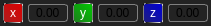
<?xml version="1.0" encoding="UTF-8"?>
<ui version="4.0">
 <class>Vector3Edit</class>
 <widget class="QWidget" name="Vector3Edit">
  <property name="geometry">
   <rect>
    <x>0</x>
    <y>0</y>
    <width>211</width>
    <height>26</height>
   </rect>
  </property>
  <property name="windowTitle">
   <string>Form</string>
  </property>
  <property name="styleSheet">
   <string notr="true">background-color: rgb(35, 35, 35);</string>
  </property>
  <layout class="QHBoxLayout" name="horizontalLayout">
   <property name="spacing">
    <number>5</number>
   </property>
   <property name="leftMargin">
    <number>3</number>
   </property>
   <property name="topMargin">
    <number>3</number>
   </property>
   <property name="rightMargin">
    <number>3</number>
   </property>
   <property name="bottomMargin">
    <number>3</number>
   </property>
   <item>
    <widget class="QLabel" name="x_label">
     <property name="sizePolicy">
      <sizepolicy hsizetype="Fixed" vsizetype="Fixed">
       <horstretch>0</horstretch>
       <verstretch>0</verstretch>
      </sizepolicy>
     </property>
     <property name="minimumSize">
      <size>
       <width>20</width>
       <height>20</height>
      </size>
     </property>
     <property name="maximumSize">
      <size>
       <width>20</width>
       <height>20</height>
      </size>
     </property>
     <property name="styleSheet">
      <string notr="true">QLabel{
	font: 700 8pt &quot;Microsoft YaHei UI&quot;;
	color:white;
	background-color: qlineargradient(spread:pad, x1:0, y1:1, x2:1, y2:0, stop:0 rgba(175, 30, 30, 255), stop:1 rgba(220, 0, 0, 255));
	border:1px solid;
	border-radius: 2px;
	border-color: qlineargradient(spread:pad, x1:0, y1:0, x2:1, y2:0, stop:0 rgba(0, 0, 0, 255), stop:1 rgba(255, 255, 255, 255));
	padding: -3 -2px;
}</string>
     </property>
     <property name="text">
      <string>x</string>
     </property>
     <property name="alignment">
      <set>Qt::AlignHCenter|Qt::AlignTop</set>
     </property>
    </widget>
   </item>
   <item>
    <widget class="DragEdit" name="x">
     <property name="sizePolicy">
      <sizepolicy hsizetype="Ignored" vsizetype="Fixed">
       <horstretch>0</horstretch>
       <verstretch>0</verstretch>
      </sizepolicy>
     </property>
     <property name="styleSheet">
      <string notr="true">QLineEdit{
font:  9pt &quot;Cascadia Code&quot;;
color: black;
background: qlineargradient(x1: 0, y1: 0, x2: 0, y2: 1,
                                 stop: 0 #E1E1E1, stop: 0.4 #DDDDDD,
                                 stop: 0.5 #D8D8D8, stop: 1.0 #D3D3D3);
border: 1px solid gray;
border-radius: 3px;
}</string>
     </property>
     <property name="text">
      <string>0.00</string>
     </property>
     <property name="alignment">
      <set>Qt::AlignCenter</set>
     </property>
    </widget>
   </item>
   <item>
    <widget class="QLabel" name="y_label">
     <property name="sizePolicy">
      <sizepolicy hsizetype="Fixed" vsizetype="Fixed">
       <horstretch>0</horstretch>
       <verstretch>0</verstretch>
      </sizepolicy>
     </property>
     <property name="minimumSize">
      <size>
       <width>20</width>
       <height>20</height>
      </size>
     </property>
     <property name="maximumSize">
      <size>
       <width>20</width>
       <height>20</height>
      </size>
     </property>
     <property name="styleSheet">
      <string notr="true">QLabel{
	font: 700 8pt &quot;Microsoft YaHei UI&quot;;
	color:white;
	background-color: qlineargradient(spread:pad, x1:0, y1:1, x2:1, y2:0, stop:0 rgba(30, 125, 30, 255), stop:1 rgba(0, 200, 0, 255));
	border:1px solid;
	border-radius: 2px;
	border-color: qlineargradient(spread:pad, x1:0, y1:0, x2:1, y2:0, stop:0 rgba(0, 0, 0, 255), stop:1 rgba(255, 255, 255, 255));
	padding: -3 -2px;
}
</string>
     </property>
     <property name="text">
      <string>y</string>
     </property>
     <property name="alignment">
      <set>Qt::AlignHCenter|Qt::AlignTop</set>
     </property>
    </widget>
   </item>
   <item>
    <widget class="DragEdit" name="y">
     <property name="sizePolicy">
      <sizepolicy hsizetype="Ignored" vsizetype="Fixed">
       <horstretch>0</horstretch>
       <verstretch>0</verstretch>
      </sizepolicy>
     </property>
     <property name="styleSheet">
      <string notr="true">QLineEdit{
font:  9pt &quot;Cascadia Code&quot;;
color: black;
background: qlineargradient(x1: 0, y1: 0, x2: 0, y2: 1,
                                 stop: 0 #E1E1E1, stop: 0.4 #DDDDDD,
                                 stop: 0.5 #D8D8D8, stop: 1.0 #D3D3D3);
border: 1px solid gray;
border-radius: 3px;
}</string>
     </property>
     <property name="text">
      <string>0.00</string>
     </property>
     <property name="alignment">
      <set>Qt::AlignCenter</set>
     </property>
    </widget>
   </item>
   <item>
    <widget class="QLabel" name="z_label">
     <property name="sizePolicy">
      <sizepolicy hsizetype="Fixed" vsizetype="Fixed">
       <horstretch>0</horstretch>
       <verstretch>0</verstretch>
      </sizepolicy>
     </property>
     <property name="minimumSize">
      <size>
       <width>20</width>
       <height>20</height>
      </size>
     </property>
     <property name="maximumSize">
      <size>
       <width>20</width>
       <height>20</height>
      </size>
     </property>
     <property name="styleSheet">
      <string notr="true">QLabel{
	font: 700 8pt &quot;Microsoft YaHei UI&quot;;
	color:white;
	background-color: qlineargradient(spread:pad, x1:0, y1:1, x2:1, y2:0, stop:0 rgba(30, 30, 125, 255), stop:1 rgba(0, 0, 215, 255));
	border:1px solid;
	border-radius: 2px;
	border-color: qlineargradient(spread:pad, x1:0, y1:0, x2:1, y2:0, stop:0 rgba(0, 0, 0, 255), stop:1 rgba(255, 255, 255, 255));
	padding: -3 -2px;
}
</string>
     </property>
     <property name="text">
      <string>z</string>
     </property>
     <property name="alignment">
      <set>Qt::AlignHCenter|Qt::AlignTop</set>
     </property>
    </widget>
   </item>
   <item>
    <widget class="DragEdit" name="z">
     <property name="sizePolicy">
      <sizepolicy hsizetype="Ignored" vsizetype="Fixed">
       <horstretch>0</horstretch>
       <verstretch>0</verstretch>
      </sizepolicy>
     </property>
     <property name="styleSheet">
      <string notr="true">QLineEdit{
font:  9pt &quot;Cascadia Code&quot;;
color: black;
background: qlineargradient(x1: 0, y1: 0, x2: 0, y2: 1,
                                 stop: 0 #E1E1E1, stop: 0.4 #DDDDDD,
                                 stop: 0.5 #D8D8D8, stop: 1.0 #D3D3D3);
border: 1px solid gray;
border-radius: 3px;
}</string>
     </property>
     <property name="text">
      <string>0.00</string>
     </property>
     <property name="alignment">
      <set>Qt::AlignCenter</set>
     </property>
    </widget>
   </item>
  </layout>
 </widget>
 <customwidgets>
  <customwidget>
   <class>DragEdit</class>
   <extends>QLineEdit</extends>
   <header>custom/drag_edit.h</header>
  </customwidget>
 </customwidgets>
 <resources/>
 <connections/>
</ui>
